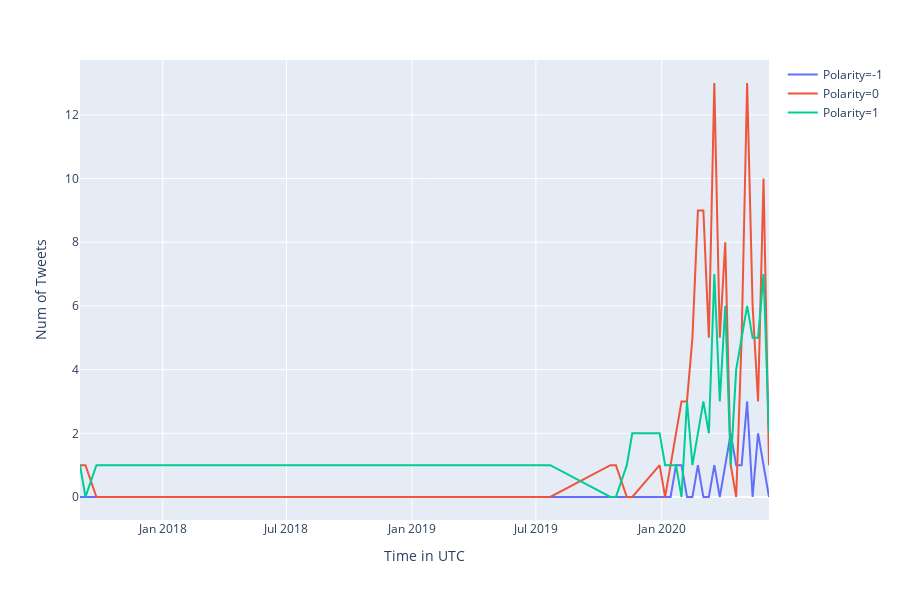

This figure's notebook cell:
### Code cell
a.pull_fav()
a.sent_anal_fav()

### Figure 1 — Plotly figure (JSON) as saved in the notebook; plotly's stock layout.template omitted (floating-point values rounded to 4 significant figures)
{"data": [{"hoverlabel": {"namelength": 0}, "hovertemplate": "Polarity=-1<br>Time in UTC=%{x}<br>Num of Tweets=%{y}", "legendgroup": "Polarity=-1", "line": {"color": "#636efa", "dash": "solid"}, "mode": "lines", "name": "Polarity=-1", "showlegend": true, "type": "scatter", "x": ["2017-09-02T00:00:00", "2017-09-10T00:00:00", "2017-09-26T00:00:00", "2018-02-09T00:00:00", "2019-07-22T00:00:00", "2019-10-18T00:00:00", "2019-10-26T00:00:00", "2019-11-11T00:00:00", "2019-11-19T00:00:00", "2019-12-29T00:00:00", "2020-01-06T00:00:00", "2020-01-14T00:00:00", "2020-01-22T00:00:00", "2020-01-30T00:00:00", "2020-02-07T00:00:00", "2020-02-15T00:00:00", "2020-02-23T00:00:00", "2020-03-02T00:00:00", "2020-03-10T00:00:00", "2020-03-18T00:00:00", "2020-03-26T00:00:00", "2020-04-03T00:00:00", "2020-04-11T00:00:00", "2020-04-19T00:00:00", "2020-04-27T00:00:00", "2020-05-05T00:00:00", "2020-05-13T00:00:00", "2020-05-21T00:00:00", "2020-05-29T00:00:00", "2020-06-06T00:00:00"], "xaxis": "x", "y": [0, 0, 0, 0, 0, 0, 0, 0, 0, 0, 0, 0, 1, 1, 0, 0, 1, 0, 0, 1, 0, 1, 2, 1, 1, 3, 0, 2, 1, 0], "yaxis": "y"}, {"hoverlabel": {"namelength": 0}, "hovertemplate": "Polarity=0<br>Time in UTC=%{x}<br>Num of Tweets=%{y}", "legendgroup": "Polarity=0", "line": {"color": "#EF553B", "dash": "solid"}, "mode": "lines", "name": "Polarity=0", "showlegend": true, "type": "scatter", "x": ["2017-09-02T00:00:00", "2017-09-10T00:00:00", "2017-09-26T00:00:00", "2018-02-09T00:00:00", "2019-07-22T00:00:00", "2019-10-18T00:00:00", "2019-10-26T00:00:00", "2019-11-11T00:00:00", "2019-11-19T00:00:00", "2019-12-29T00:00:00", "2020-01-06T00:00:00", "2020-01-14T00:00:00", "2020-01-22T00:00:00", "2020-01-30T00:00:00", "2020-02-07T00:00:00", "2020-02-15T00:00:00", "2020-02-23T00:00:00", "2020-03-02T00:00:00", "2020-03-10T00:00:00", "2020-03-18T00:00:00", "2020-03-26T00:00:00", "2020-04-03T00:00:00", "2020-04-11T00:00:00", "2020-04-19T00:00:00", "2020-04-27T00:00:00", "2020-05-05T00:00:00", "2020-05-13T00:00:00", "2020-05-21T00:00:00", "2020-05-29T00:00:00", "2020-06-06T00:00:00"], "xaxis": "x", "y": [1, 1, 0, 0, 0, 1, 1, 0, 0, 1, 0, 1, 2, 3, 3, 5, 9, 9, 5, 13, 5, 8, 1, 0, 5, 13, 6, 3, 10, 1], "yaxis": "y"}, {"hoverlabel": {"namelength": 0}, "hovertemplate": "Polarity=1<br>Time in UTC=%{x}<br>Num of Tweets=%{y}", "legendgroup": "Polarity=1", "line": {"color": "#00cc96", "dash": "solid"}, "mode": "lines", "name": "Polarity=1", "showlegend": true, "type": "scatter", "x": ["2017-09-02T00:00:00", "2017-09-10T00:00:00", "2017-09-26T00:00:00", "2018-02-09T00:00:00", "2019-07-22T00:00:00", "2019-10-18T00:00:00", "2019-10-26T00:00:00", "2019-11-11T00:00:00", "2019-11-19T00:00:00", "2019-12-29T00:00:00", "2020-01-06T00:00:00", "2020-01-14T00:00:00", "2020-01-22T00:00:00", "2020-01-30T00:00:00", "2020-02-07T00:00:00", "2020-02-15T00:00:00", "2020-02-23T00:00:00", "2020-03-02T00:00:00", "2020-03-10T00:00:00", "2020-03-18T00:00:00", "2020-03-26T00:00:00", "2020-04-03T00:00:00", "2020-04-11T00:00:00", "2020-04-19T00:00:00", "2020-04-27T00:00:00", "2020-05-05T00:00:00", "2020-05-13T00:00:00", "2020-05-21T00:00:00", "2020-05-29T00:00:00", "2020-06-06T00:00:00"], "xaxis": "x", "y": [1, 0, 1, 1, 1, 0, 0, 1, 2, 2, 1, 1, 1, 0, 3, 1, 2, 3, 2, 7, 3, 6, 1, 4, 5, 6, 5, 5, 7, 2], "yaxis": "y"}], "layout": {"height": 600, "legend": {"tracegroupgap": 0}, "margin": {"t": 60}, "xaxis": {"anchor": "y", "domain": [0, 1], "title": {"text": "Time in UTC"}}, "yaxis": {"anchor": "x", "domain": [0, 1], "title": {"text": "Num of Tweets"}}}}
